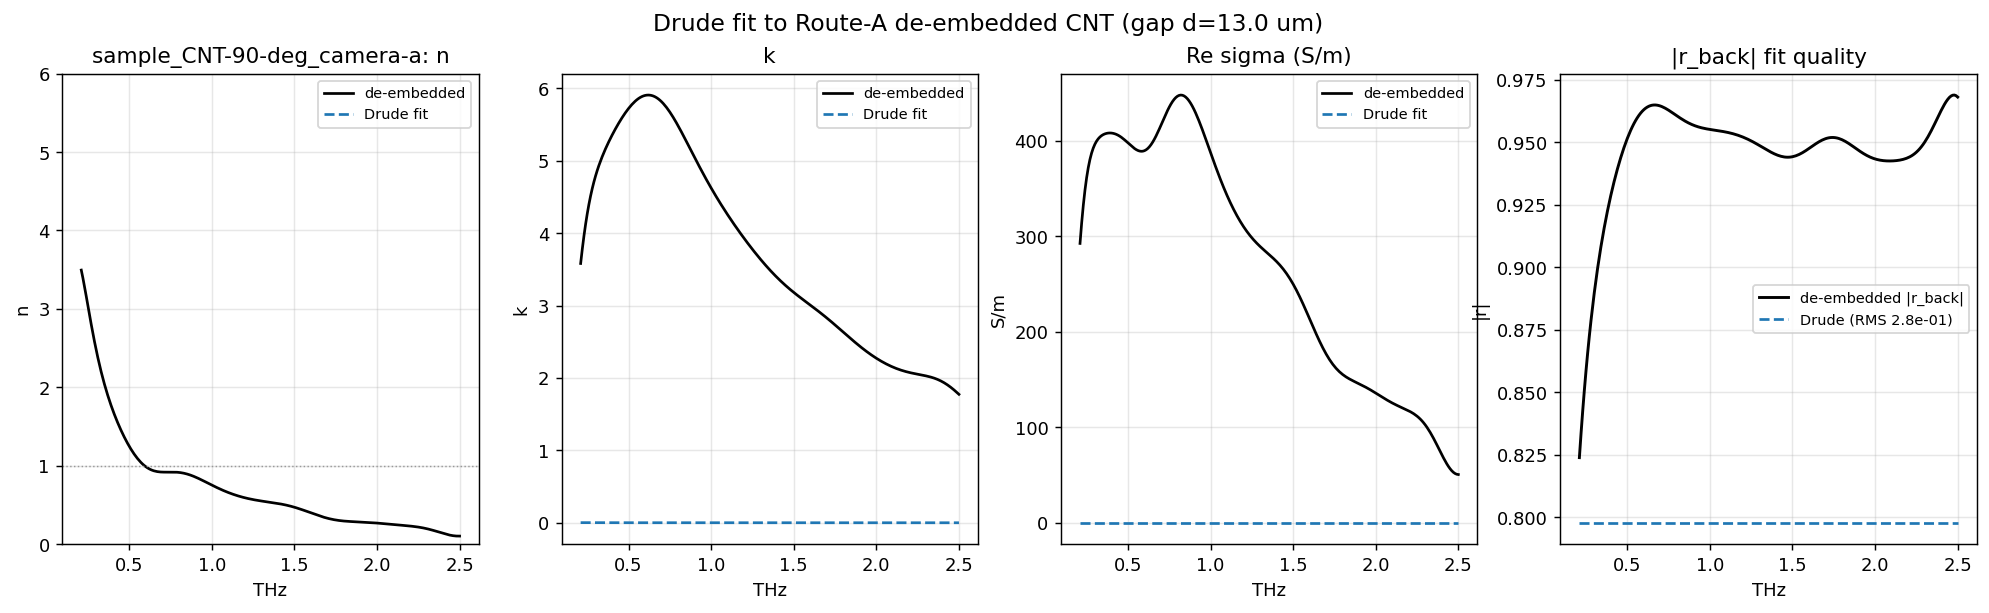

Write Python code to recreate this figure.
"""Fit a pure DRUDE to the Route-A de-embedded CNT reflection — "where are we at?".

Runs the current low-level reflection pipeline INCLUDING the air-gap de-embed step
(thz.deembed_air_gap_reflection), pulls the de-embedded reflection r_back, and fits a bare
Drude (eps_inf, omega_p, tau) by forward-modelling r_back = r_{air->CNT}(Drude). Fitting the
REFLECTION (not the inverted n,k) keeps it robust to the near-|r|=1 inversion sensitivity.

Reports the Drude parameters + DC conductivity, and plots: de-embedded n,k,Re sigma with the
Drude curve overlaid, and the |r_back| fit quality. Change the gap in PIPELINE_CONFIG['air_gap']
(or dial it in the slider) to see how the Drude fit responds.

Run:  PYTHONPATH=. .venv/Scripts/python.exe explorations/air_gap_cnt_reflection/fit_drude_deembedded.py
"""
from __future__ import annotations

import os
import sys

import numpy as np
from scipy.optimize import least_squares

import matplotlib
matplotlib.use("Agg")
import matplotlib.pyplot as plt

HERE = os.path.dirname(os.path.abspath(__file__))
REPO = os.path.join(HERE, "..", "..")
sys.path.insert(0, REPO)
sys.path.insert(0, HERE)

from dataset_core import DataSet
from dataset_core.adapters import thz_adapter as thz
import air_gap_models as models
from air_gap_slider_explorer import internal_and_gap_angles, conductivity_from_nk

VACUUM_PERMITTIVITY = models.VACUUM_PERMITTIVITY
DATA_DIR = r"C:\Users\Samuel\Data\THz\Sam\2026-06-24_refl_testing\main_alignment_tests\CNT\de-embed_testing"
DISPLAY_BAND_THZ = (0.2, 2.5)

PIPELINE_CONFIG = {
    "general": {"show_graph": False},
    "geometry": {"theta_external_deg": 45.0, "polarization": "s", "n_sio2": 1.95},
    "regions": {"first_reflection": (152.5, 159), "second_reflection": (177, 183.8)},
    "window": {"type": "hann", "alpha": 1.0, "half_width_ps": 3.0},
    "fft": {"norm": "backward", "amplitude_scale": 1.0, "n_fft": 2000},
    "transfer": {"self_reference": True, "apply_snr_mask": True, "min_ref_amp_rel": 1e-3,
                 "regularization_eps": 1e-30, "unwrap_phase": True},
    "mask": {"snr_thresh_db": 10, "tail_fraction": 0.25, "min_contiguous_bins": 3},
    "air_gap": {"enabled": True, "position_um": 5.0, "width_um": 0.0, "max_boost": 1.0e3},
    "derive": {"eps_background": 1.0},
}

# Drude natural-unit vector: [eps_inf, plasma_THz, tau_fs]
DRUDE_LOW = [1.0, 0.5, 3.0]
DRUDE_HIGH = [40.0, 80.0, 500.0]
DRUDE_INIT = [4.0, 12.0, 30.0]


def build_deembedded_samples(data_dir):
    """Run the current pipeline + air-gap de-embed; return per-sample records."""
    config = dict(PIPELINE_CONFIG)
    dataset = DataSet(data_dir, config=config)
    dataset.load_all_data()
    thz.build_full_trace_reflection(dataset)
    dataset.group_files(keywords=["type"])
    thz.define_reflection_regions(dataset, config)
    thz.subtract_baseline(dataset)
    thz.window_pulses_fixed_width(dataset, half_width_ps=config["window"]["half_width_ps"],
                                  show_graph=False)
    thz.fft_spectrum(dataset, segment="second_reflection", n_fft=config["fft"]["n_fft"])
    thz.fft_spectrum(dataset, segment="first_reflection", n_fft=config["fft"]["n_fft"])
    thz.transfer_function(dataset, ref_type="reference")
    thz.invert_nk_reflection(dataset, geometry="window",
                             theta_deg=config["geometry"]["theta_external_deg"],
                             polarization=config["geometry"]["polarization"],
                             n_window=config["geometry"]["n_sio2"])
    thz.deembed_air_gap_reflection(dataset)
    records = []
    for filename, data_obj in dataset.data.items():
        if dataset.data.is_reference(filename):
            continue
        p = data_obj.processing_dict
        records.append(dict(
            name=filename,
            frequency_hz=np.asarray(p["fft_freq"], float),
            mask=np.asarray(p["transfer_mask"], bool),
            r_back=np.asarray(p["reflection_r_deembedded"], complex),
            n_deembed=np.asarray(p["n"], float),
            k_deembed=np.asarray(p["k"], float),
        ))
    return records


def drude_eps(frequency_hz, vector):
    return models.drude_permittivity(frequency_hz, vector[0], 2 * np.pi * vector[1] * 1e12, vector[2] * 1e-15)


def fit_drude(record, gap_angle_rad):
    freq = record["frequency_hz"]; r_back = record["r_back"]; f_thz = freq * 1e-12
    band = (record["mask"] & np.isfinite(r_back)
            & (f_thz >= DISPLAY_BAND_THZ[0]) & (f_thz <= DISPLAY_BAND_THZ[1]))

    def residual(vector):
        model = models.reflection_air_to_cnt_from_eps(freq, drude_eps(freq, vector), gap_angle_rad)
        diff = (model - r_back)[band]
        return np.concatenate([diff.real, diff.imag])

    result = least_squares(residual, DRUDE_INIT, bounds=(DRUDE_LOW, DRUDE_HIGH),
                           method="trf", x_scale="jac", max_nfev=6000)
    return result.x, float(np.sqrt(np.mean(result.fun**2)))


def main():
    sio2_angle_rad, gap_angle_rad = internal_and_gap_angles()
    gap_um = PIPELINE_CONFIG["air_gap"]["position_um"]
    print(f"data: {DATA_DIR}")
    print(f"de-embed gap: d_mean {gap_um} um, sigma_d {PIPELINE_CONFIG['air_gap']['width_um']} um; "
          f"gap angle {np.rad2deg(gap_angle_rad):.1f} deg\n")
    records = build_deembedded_samples(DATA_DIR)

    fig, axes = plt.subplots(len(records), 4, figsize=(19, 4.7 * len(records)), squeeze=False)
    fig.suptitle(f"Drude fit to Route-A de-embedded CNT (gap d={gap_um} um)", fontsize=13)
    for row, record in enumerate(records):
        vec, rms = fit_drude(record, gap_angle_rad)
        eps_inf, plasma_thz, tau_fs = vec
        sigma_dc = VACUUM_PERMITTIVITY * (2 * np.pi * plasma_thz * 1e12) ** 2 * (tau_fs * 1e-15)
        print(f"=== {record['name']} ===")
        print(f"  Drude fit: eps_inf {eps_inf:.2f}, omega_p {plasma_thz:.2f} THz, tau {tau_fs:.0f} fs")
        print(f"             sigma_DC = {sigma_dc:.0f} S/m,  RMS(|r| residual) = {rms:.2e}")

        freq = record["frequency_hz"]; f_thz = freq * 1e-12
        band = record["mask"] & (f_thz >= DISPLAY_BAND_THZ[0]) & (f_thz <= DISPLAY_BAND_THZ[1])
        eps = drude_eps(freq, vec)
        n_hat = models.index_hat_from_eps(eps)
        n_fit, k_fit = np.real(n_hat), -np.imag(n_hat)
        sigma_fit = conductivity_from_nk(freq, n_fit, k_fit, 1.0)
        sigma_deembed = conductivity_from_nk(freq, record["n_deembed"], record["k_deembed"], 1.0)
        r_model = models.reflection_air_to_cnt_from_eps(freq, eps, gap_angle_rad)

        ax = axes[row][0]
        ax.plot(f_thz[band], record["n_deembed"][band], "k", lw=1.5, label="de-embedded")
        ax.plot(f_thz[band], n_fit[band], "C0--", label="Drude fit")
        ax.axhline(1.0, color="0.6", ls=":", lw=0.8); ax.set_ylim(0, 6)
        ax.set_title(f"{record['name'][:26]}: n"); ax.set_xlabel("THz"); ax.set_ylabel("n")
        ax.legend(fontsize=8); ax.grid(alpha=0.3)

        ax = axes[row][1]
        ax.plot(f_thz[band], record["k_deembed"][band], "k", lw=1.5, label="de-embedded")
        ax.plot(f_thz[band], k_fit[band], "C0--", label="Drude fit")
        ax.set_title("k"); ax.set_xlabel("THz"); ax.set_ylabel("k"); ax.legend(fontsize=8); ax.grid(alpha=0.3)

        ax = axes[row][2]
        ax.plot(f_thz[band], np.real(sigma_deembed)[band], "k", lw=1.5, label="de-embedded")
        ax.plot(f_thz[band], np.real(sigma_fit)[band], "C0--", label="Drude fit")
        ax.set_title("Re sigma (S/m)"); ax.set_xlabel("THz"); ax.set_ylabel("S/m")
        ax.legend(fontsize=8); ax.grid(alpha=0.3)

        ax = axes[row][3]
        ax.plot(f_thz[band], np.abs(record["r_back"])[band], "k", lw=1.6, label="de-embedded |r_back|")
        ax.plot(f_thz[band], np.abs(r_model)[band], "C0--", label=f"Drude (RMS {rms:.1e})")
        ax.set_title("|r_back| fit quality"); ax.set_xlabel("THz"); ax.set_ylabel("|r|")
        ax.legend(fontsize=8); ax.grid(alpha=0.3)

    out = os.path.join(HERE, "fit_drude_deembedded.png")
    fig.savefig(out, dpi=130, bbox_inches="tight")
    print(f"\nSaved figure: {out}")
    print("Note: gap d is not yet calibrated (Si benchmark pending) — vary air_gap.position_um "
          "to see the Drude fit / sigma_DC respond.")


if __name__ == "__main__":
    main()
